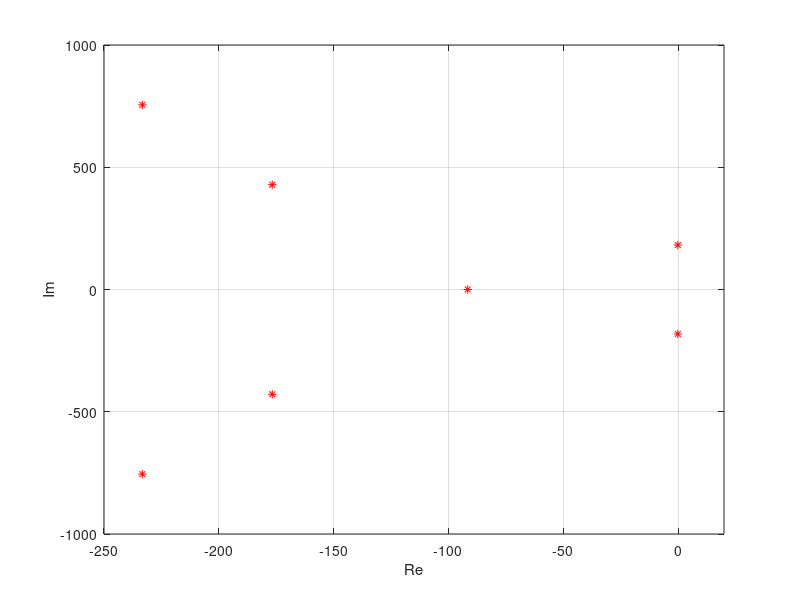

MATLAB code for this plot:
% Plot figure 2.8
clear all; close all; clc

clf; figure(1);

S = [-0.12 + 181.88i, -0.12 - 181.88i, -176.73 - 428.66i, -176.73 + 428.66i, -91.61, -233.30 - 755.05i, -233.30 + 755.05i];

real_S = real(S);
imag_S = imag(S);

plot(real_S,imag_S,'r *')
xlim([-250 20])
ylim([-1000 1000])
xlabel('Re')
ylabel('Im')
grid on